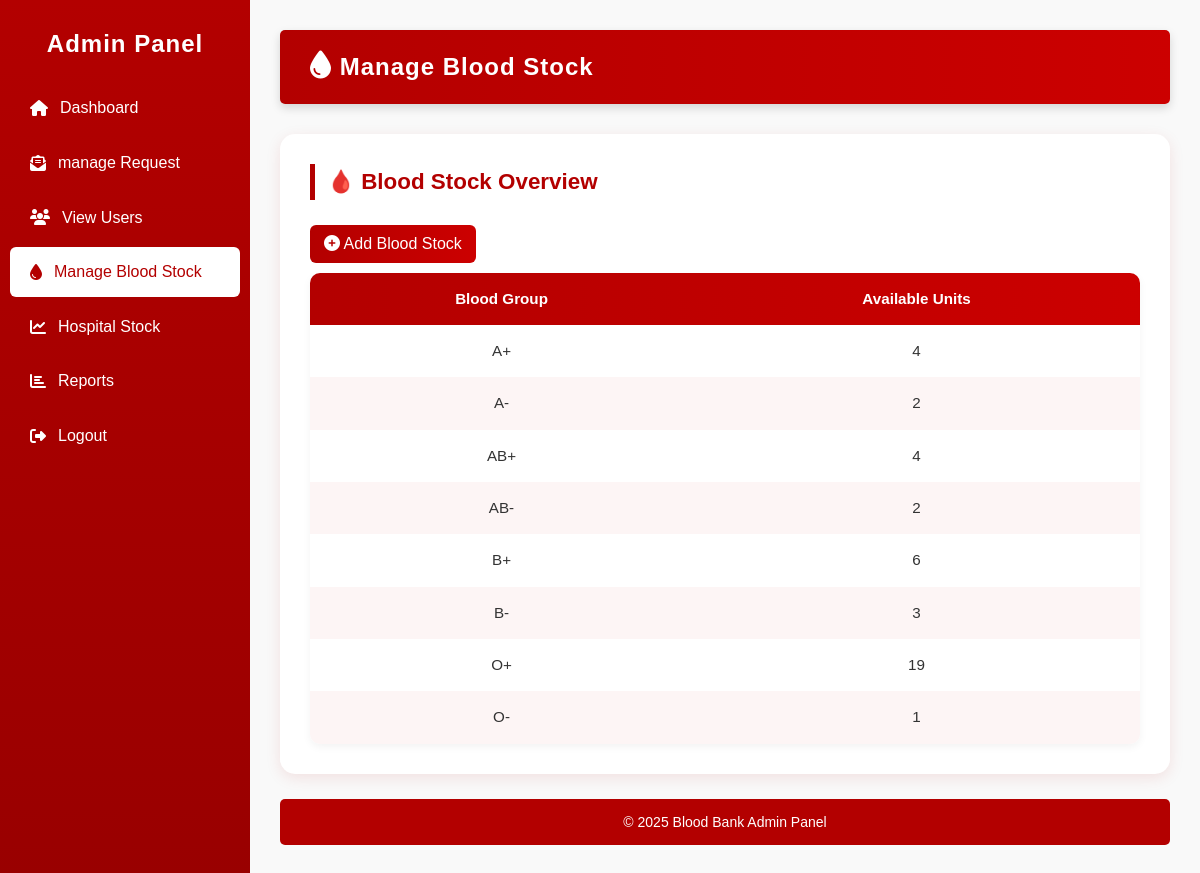
The page /manage_stock_admin/ (signed in) on the database its author committed.
### BB_app/models.py (models this page shows, shortened)
class BloodStock(models.Model):
    units = models.PositiveIntegerField(default=0)
    hospital = models.ForeignKey(HospitalProfile, on_delete=models.CASCADE, null=True, blank=True)
    blood_group = models.CharField(max_length=3, choices=[
        ('A+', 'A+'), ('A-', 'A-'),
        ('B+', 'B+'), ('B-', 'B-'),
        ('O+', 'O+'), ('O-', 'O-'),
        ('AB+', 'AB+'), ('AB-', 'AB-'),
    ])
    units_available = models.PositiveIntegerField(default=0)
    last_updated = models.DateTimeField(auto_now=True)

### BB_app/views.py (the view)
# urls.py: path('manage_stock_admin/', views.manage_stock_admin, name='manage_stock_admin'),
@admin_required
def manage_stock_admin(request):
    stocks = BloodStock.objects.filter(hospital__isnull=True).order_by('blood_group')
    return render(request, 'manage_stock.html', {'stocks': stocks})

### BB_app/views.py (called while the page is built)
def admin_required(view_func):
    return user_passes_test(lambda u: u.is_superuser, login_url='login')(view_func)

### BB_app/templates/manage_stock.html (shortened to what this page needs)
{% extends 'admin_master.html' %}
{% block content %}
<div class="dashboard-header fade-in">
  <h2><i class="fa fa-tint me-2"></i> Manage Blood Stock</h2>
</div>
<div class="hospital-stock-card fade-in">
  <h3 class="stock-title">
    🩸 Blood Stock Overview
  </h3>
  <div class="d-flex justify-content-end mb-3">
    <a href="{% url 'add_stock' %}" class="show-btn">
      <i class="fa fa-plus-circle me-2"></i> Add Blood Stock
    </a>
  </div>
  {% if stocks %}
  <div class="table-responsive">
    <table class="table custom-table align-middle text-center">
      <thead>
        <tr>
          <th>Blood Group</th>
          <th>Available Units</th>
        </tr>
      </thead>
      <tbody>
        {% for stock in stocks %}
        <tr>
          <td class="fw-semibold text-dark">{{ stock.blood_group }}</td>
          <td>{{ stock.units_available }}</td>
        </tr>
        {% empty %}
        <tr>
          <td colspan="2" class="text-muted py-4">No blood stock available yet.</td>
        </tr>
        {% endfor %}
      </tbody>
    </table>
  </div>
  {% else %}
  <p class="text-center text-muted mt-3">No blood stock available yet.</p>
  {% endif %}
</div>
{% endblock %}

### BB_app/static/css/admin_dashboard.css (style rules this page uses)
* { margin: 0; padding: 0; box-sizing: border-box; font-family: "Poppins", sans-serif; }
body { background-color: #f9f9f9; color: #333; line-height: 1.6; scroll-behavior: smooth; }
.dashboard-header { background: linear-gradient(90deg, #b30000, #cc0000); color: #fff; padding: 18px 30px; border-radius: 5px; display: flex; justify-content: space-between; align-items: center; box-shadow: 0 4px 10px rgba(0, 0, 0, 0.15); }
.dashboard-header h2 { margin: 0; font-weight: 600; letter-spacing: 1px; }
.dashboard-header i { font-size: 28px; }
.main-content > .dashboard-header, .main-content > .welcome-box, .main-content > .stats-container { flex-shrink: 0; }
.hospital-stock-card { background: #fff; border-radius: 15px; padding: 30px; margin-top: 30px; box-shadow: 0 4px 15px rgba(179, 0, 0, 0.1); transition: transform 0.3s ease; margin-bottom: 25px; }
.stock-title { color: #b30000; font-weight: 700; margin-bottom: 25px; border-left: 5px solid #b30000; padding-left: 12px; font-size: 1.4rem; }
.custom-table { width: 100%; border-collapse: collapse; table-layout: fixed; border-radius: 10px; overflow: hidden; box-shadow: 0 3px 8px rgba(0, 0, 0, 0.05); }
.custom-table thead { background: linear-gradient(90deg, #b30000, #cc0000); color: white; font-weight: 600; }
.custom-table th, .custom-table td { padding: 14px 16px; vertical-align: middle; font-size: 0.95rem; text-align: center; word-wrap: break-word; }
.custom-table th:nth-child(1), .custom-table td:nth-child(1) { width: 30%; text-align: center; }
.custom-table th:nth-child(2), .custom-table td:nth-child(2) { width: 35%; text-align: center; }
.custom-table tbody tr:nth-child(even) { background-color: #fdf5f5; }
.show-btn { display: inline-block; background: linear-gradient(90deg, #b30000, #cc0000); color: #fff !important; padding: 6px 14px; border-radius: 6px; font-weight: 500; text-decoration: none; transition: all 0.3s ease; margin-bottom: 10px; }

### rows shown on the page
BloodStock: blood_group "A+", units_available "4"
BloodStock: blood_group "A-", units_available "2"
BloodStock: blood_group "AB+", units_available "4"
BloodStock: blood_group "AB-", units_available "2"
BloodStock: blood_group "B+", units_available "6"
BloodStock: blood_group "B-", units_available "3"
BloodStock: blood_group "O+", units_available "19"
BloodStock: blood_group "O-", units_available "1"
